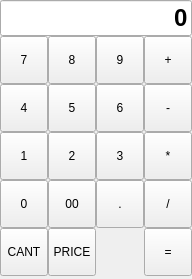
<ui version="4.0" >
 <class>TecladoNumericoBase</class>
 <widget class="QWidget" name="TecladoNumericoBase" >
  <property name="geometry" >
   <rect>
    <x>0</x>
    <y>0</y>
    <width>192</width>
    <height>279</height>
   </rect>
  </property>
  <property name="windowTitle" >
   <string>Form</string>
  </property>
  <layout class="QGridLayout" >
   <property name="margin" >
    <number>0</number>
   </property>
   <property name="spacing" >
    <number>0</number>
   </property>
   <item row="3" column="2" >
    <widget class="QToolButton" name="mui_3" >
     <property name="minimumSize" >
      <size>
       <width>48</width>
       <height>48</height>
      </size>
     </property>
     <property name="maximumSize" >
      <size>
       <width>48</width>
       <height>48</height>
      </size>
     </property>
     <property name="text" >
      <string>3</string>
     </property>
    </widget>
   </item>
   <item row="1" column="2" >
    <widget class="QToolButton" name="mui_9" >
     <property name="minimumSize" >
      <size>
       <width>48</width>
       <height>48</height>
      </size>
     </property>
     <property name="maximumSize" >
      <size>
       <width>48</width>
       <height>48</height>
      </size>
     </property>
     <property name="text" >
      <string>9</string>
     </property>
    </widget>
   </item>
   <item row="3" column="1" >
    <widget class="QToolButton" name="mui_2" >
     <property name="minimumSize" >
      <size>
       <width>48</width>
       <height>48</height>
      </size>
     </property>
     <property name="maximumSize" >
      <size>
       <width>48</width>
       <height>48</height>
      </size>
     </property>
     <property name="text" >
      <string>2</string>
     </property>
    </widget>
   </item>
   <item row="1" column="1" >
    <widget class="QToolButton" name="mui_8" >
     <property name="minimumSize" >
      <size>
       <width>48</width>
       <height>48</height>
      </size>
     </property>
     <property name="maximumSize" >
      <size>
       <width>48</width>
       <height>48</height>
      </size>
     </property>
     <property name="text" >
      <string>8</string>
     </property>
    </widget>
   </item>
   <item row="3" column="0" >
    <widget class="QToolButton" name="mui_1" >
     <property name="minimumSize" >
      <size>
       <width>48</width>
       <height>48</height>
      </size>
     </property>
     <property name="maximumSize" >
      <size>
       <width>48</width>
       <height>48</height>
      </size>
     </property>
     <property name="text" >
      <string>1</string>
     </property>
    </widget>
   </item>
   <item row="1" column="0" >
    <widget class="QToolButton" name="mui_7" >
     <property name="minimumSize" >
      <size>
       <width>48</width>
       <height>48</height>
      </size>
     </property>
     <property name="maximumSize" >
      <size>
       <width>48</width>
       <height>48</height>
      </size>
     </property>
     <property name="text" >
      <string>7</string>
     </property>
    </widget>
   </item>
   <item row="0" column="0" colspan="4" >
    <widget class="QLineEdit" name="mui_display" >
     <property name="font" >
      <font>
       <pointsize>18</pointsize>
       <weight>75</weight>
       <bold>true</bold>
      </font>
     </property>
     <property name="cursor" >
      <cursor>7</cursor>
     </property>
     <property name="text" >
      <string>0</string>
     </property>
     <property name="alignment" >
      <set>Qt::AlignRight</set>
     </property>
    </widget>
   </item>
   <item row="2" column="0" >
    <widget class="QToolButton" name="mui_4" >
     <property name="minimumSize" >
      <size>
       <width>48</width>
       <height>48</height>
      </size>
     </property>
     <property name="maximumSize" >
      <size>
       <width>48</width>
       <height>48</height>
      </size>
     </property>
     <property name="text" >
      <string>4</string>
     </property>
    </widget>
   </item>
   <item row="2" column="1" >
    <widget class="QToolButton" name="mui_5" >
     <property name="minimumSize" >
      <size>
       <width>48</width>
       <height>48</height>
      </size>
     </property>
     <property name="maximumSize" >
      <size>
       <width>48</width>
       <height>48</height>
      </size>
     </property>
     <property name="text" >
      <string>5</string>
     </property>
    </widget>
   </item>
   <item row="2" column="2" >
    <widget class="QToolButton" name="mui_6" >
     <property name="minimumSize" >
      <size>
       <width>48</width>
       <height>48</height>
      </size>
     </property>
     <property name="maximumSize" >
      <size>
       <width>48</width>
       <height>48</height>
      </size>
     </property>
     <property name="text" >
      <string>6</string>
     </property>
    </widget>
   </item>
   <item row="1" column="3" >
    <widget class="QToolButton" name="mui_plus" >
     <property name="minimumSize" >
      <size>
       <width>48</width>
       <height>48</height>
      </size>
     </property>
     <property name="maximumSize" >
      <size>
       <width>48</width>
       <height>48</height>
      </size>
     </property>
     <property name="text" >
      <string>+</string>
     </property>
    </widget>
   </item>
   <item row="2" column="3" >
    <widget class="QToolButton" name="mui_minus" >
     <property name="minimumSize" >
      <size>
       <width>48</width>
       <height>48</height>
      </size>
     </property>
     <property name="maximumSize" >
      <size>
       <width>48</width>
       <height>48</height>
      </size>
     </property>
     <property name="text" >
      <string>-</string>
     </property>
    </widget>
   </item>
   <item row="3" column="3" >
    <widget class="QToolButton" name="mui_asterisk" >
     <property name="minimumSize" >
      <size>
       <width>48</width>
       <height>48</height>
      </size>
     </property>
     <property name="maximumSize" >
      <size>
       <width>48</width>
       <height>48</height>
      </size>
     </property>
     <property name="text" >
      <string>*</string>
     </property>
    </widget>
   </item>
   <item row="4" column="3" >
    <widget class="QToolButton" name="mui_slash" >
     <property name="minimumSize" >
      <size>
       <width>48</width>
       <height>48</height>
      </size>
     </property>
     <property name="maximumSize" >
      <size>
       <width>48</width>
       <height>48</height>
      </size>
     </property>
     <property name="text" >
      <string>/</string>
     </property>
    </widget>
   </item>
   <item row="5" column="0" >
    <widget class="QToolButton" name="mui_cant" >
     <property name="minimumSize" >
      <size>
       <width>48</width>
       <height>48</height>
      </size>
     </property>
     <property name="maximumSize" >
      <size>
       <width>48</width>
       <height>48</height>
      </size>
     </property>
     <property name="text" >
      <string>CANT</string>
     </property>
    </widget>
   </item>
   <item row="5" column="1" >
    <widget class="QToolButton" name="mui_price" >
     <property name="minimumSize" >
      <size>
       <width>48</width>
       <height>48</height>
      </size>
     </property>
     <property name="maximumSize" >
      <size>
       <width>48</width>
       <height>48</height>
      </size>
     </property>
     <property name="text" >
      <string>PRICE</string>
     </property>
    </widget>
   </item>
   <item row="4" column="0" >
    <widget class="QToolButton" name="mui_0" >
     <property name="minimumSize" >
      <size>
       <width>48</width>
       <height>48</height>
      </size>
     </property>
     <property name="maximumSize" >
      <size>
       <width>48</width>
       <height>48</height>
      </size>
     </property>
     <property name="text" >
      <string>0</string>
     </property>
    </widget>
   </item>
   <item row="4" column="1" >
    <widget class="QToolButton" name="mui_00" >
     <property name="minimumSize" >
      <size>
       <width>48</width>
       <height>48</height>
      </size>
     </property>
     <property name="maximumSize" >
      <size>
       <width>48</width>
       <height>48</height>
      </size>
     </property>
     <property name="text" >
      <string>00</string>
     </property>
    </widget>
   </item>
   <item row="5" column="3" >
    <widget class="QToolButton" name="mui_igual" >
     <property name="minimumSize" >
      <size>
       <width>48</width>
       <height>48</height>
      </size>
     </property>
     <property name="maximumSize" >
      <size>
       <width>48</width>
       <height>48</height>
      </size>
     </property>
     <property name="text" >
      <string>=</string>
     </property>
    </widget>
   </item>
   <item row="4" column="2" >
    <widget class="QToolButton" name="mui_boton1_17" >
     <property name="minimumSize" >
      <size>
       <width>48</width>
       <height>48</height>
      </size>
     </property>
     <property name="maximumSize" >
      <size>
       <width>48</width>
       <height>48</height>
      </size>
     </property>
     <property name="text" >
      <string>.</string>
     </property>
    </widget>
   </item>
  </layout>
 </widget>
 <resources/>
 <connections/>
</ui>
